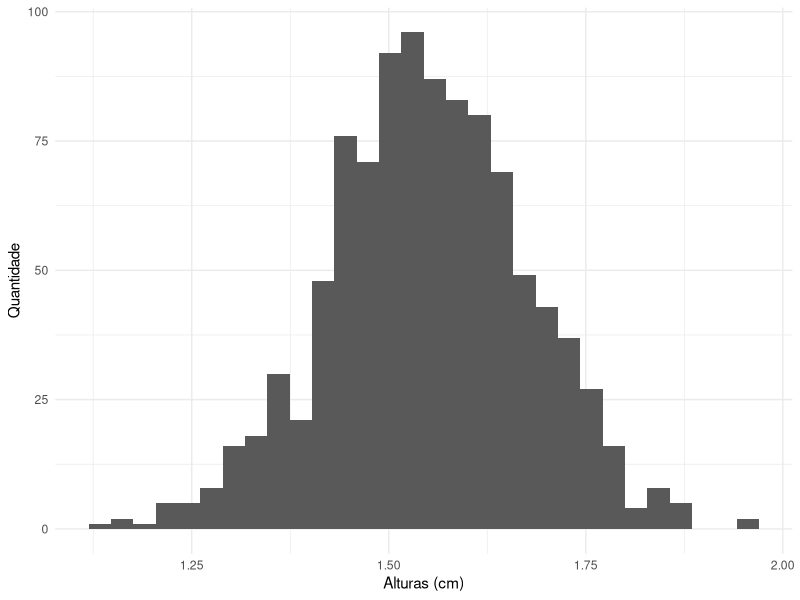

The R script that drew this image:
## ---- chunk 1
#| warning: false
#| message: false
#| fig-align: center

require(ggplot2)
# Gera 1000 valores aleatórios de uma distribuição normal com média 1.55 e desvio padrão 0.125
dados = data.frame(alturas =rnorm(n = 1000, mean = 1.55, sd = 0.13))

# Cria um histograma para visualizar a distribuição dos valores gerados
ggplot(dados,aes(x = alturas))+
  geom_histogram()+
  labs(y = 'Quantidade', x = 'Alturas (cm)')+
  theme_minimal()

## ---- chunk 2
# Cria um vetor com 10 resultados de partidas: 1 significa que o time marcou o primeiro gol, e 0 que não marcou
partidas = c(1, 0, 0, 0, 1, 0, 0, 0, 0, 1)

# Simula 3 novas partidas com base na probabilidade de sucesso (marcar o primeiro gol) calculada a partir da média dos dados de 'partidas'
cat('Simulação de 3 Partidas: ', rbinom(n = 3, size = 1, prob = mean(partidas)))

## ---- chunk 3
cat('Flamengo ',rpois(1,1.75),'x',rpois(1,1.65),' Bahia')
